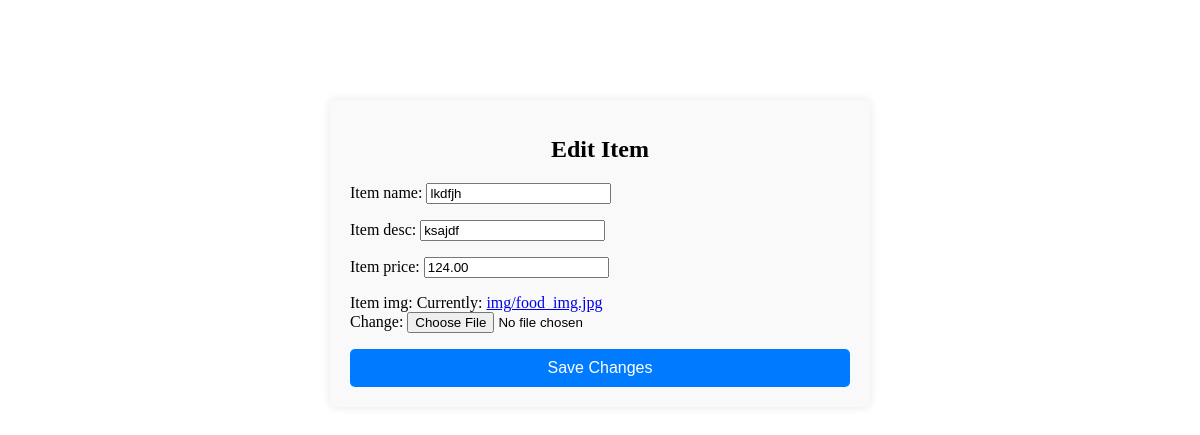
Page /edit/4/ on the committed database.
### food_menu/models.py (models this page shows)
class Food(models.Model):
    item_name = models.CharField(max_length=200)
    item_desc = models.CharField(max_length=200)
    item_price = models.DecimalField(max_digits=10, decimal_places=2)
    item_img = models.ImageField(default="img/food_img.jpg")

### food_menu/views.py (the view)
# urls.py: path('edit/<int:id>/',menu_views.edit_item, name='edit'),
def edit_item(request,id):
    item = Food.objects.get(id=id)
    print(item)
    if request.method == "POST":
        form = FoodForm(request.POST,instance=item)
        if form.is_valid():
            form.save()
            return redirect('index')
    else:
        form = FoodForm(instance=item)
    print(form)
    return render(request, 'food_menu/edit_item.html', {"form":form})

### food_menu/forms.py
class FoodForm(forms.ModelForm):
    class Meta:
        model = Food
        fields = ['item_name', 'item_desc', 'item_price', 'item_img']

### food_menu/templates/food_menu/edit_item.html (shortened to what this page needs)
{% load static %}
<!DOCTYPE html>
<html lang="en">
<head>
    <link rel="stylesheet" href="{% static 'food_menu/edit_form.css' %}">
</head>
<body>
    <div class="form-container" style="margin: 100px 0; margin-inline: auto; ">
        <h1 class="form-title">Edit Item</h1>
        <form method="post">
            {{form.as_p}}
            <button type="submit" class="btn-submit">Save Changes</button>
        </form>
    </div>
</body>
</html>

### food_menu/static/food_menu/edit_form.css (style rules this page uses)
.form-container { max-width: 500px; margin: 0 auto; padding: 20px; background-color: #f9f9f9; border-radius: 5px; box-shadow: 0px 0px 10px rgba(0, 0, 0, 0.1); }
.form-title { text-align: center; font-size: 24px; margin-bottom: 20px; }
.btn-submit { display: block; width: 100%; padding: 10px; background-color: #007bff; color: #fff; border: none; border-radius: 5px; cursor: pointer; font-size: 16px; }

### rows in the picture
Food: item_name "lkdfjh", item_desc "ksajdf", item_price "124.00"
